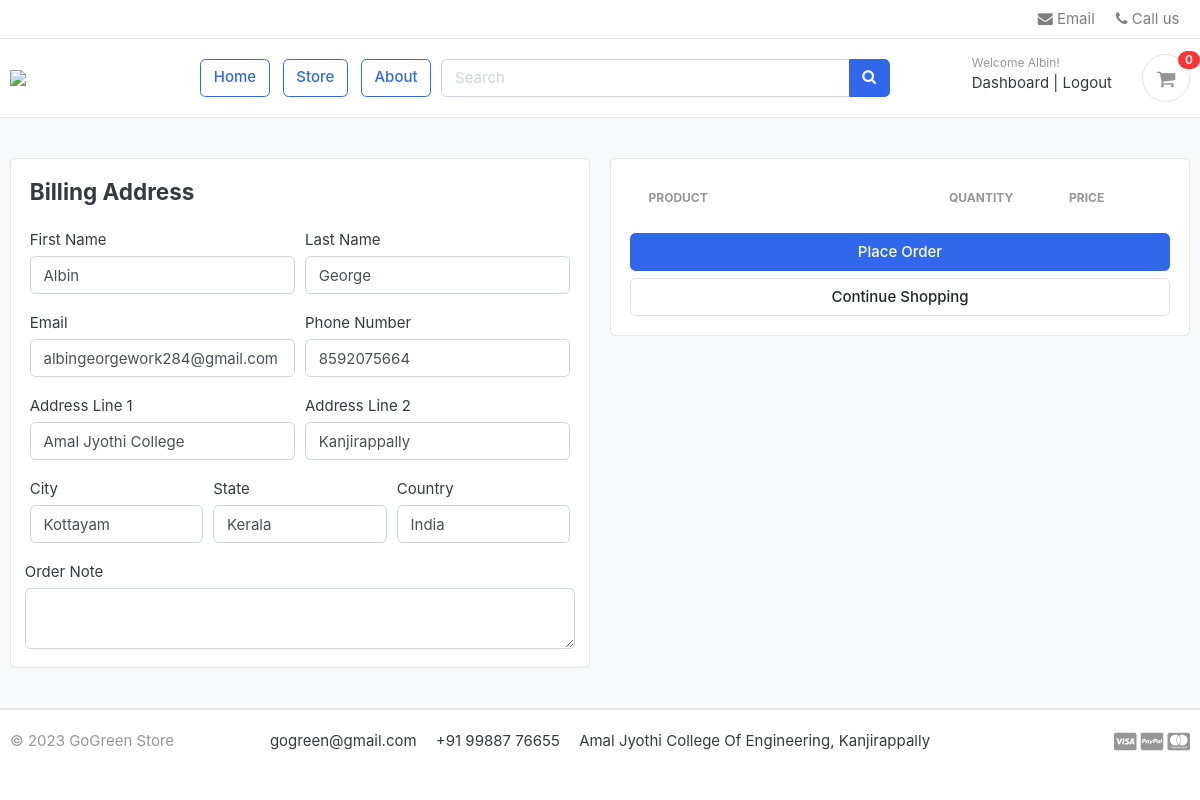
The app's page /cart/checkout/ (signed in) with its own data.
### accounts/models.py (models this page shows, shortened)
class Account(PermissionsMixin,AbstractBaseUser):
    first_name = models.CharField(max_length=50)
    last_name = models.CharField(max_length=50)
    username = models.CharField(max_length=50, unique=True)
    email = models.EmailField(max_length=50, unique=True)
    phone_number = models.CharField(max_length=50)
    date_joined = models.DateTimeField(auto_now_add=True)
    last_login = models.DateTimeField(auto_now_add=True)
    is_admin = models.BooleanField(default=False)
    is_staff = models.BooleanField(default=False)
    is_seller = models.BooleanField(default=False)
    is_active = models.BooleanField(default=False)
    is_superadmin = models.BooleanField(default=False)
    is_superuser = models.BooleanField(default=False)
    USERNAME_FIELD = 'email'
    REQUIRED_FIELDS = ['username', 'first_name', 'last_name']
    objects = MyAccountManager()

class UserProfile(models.Model):
    user = models.OneToOneField(Account, on_delete=models.CASCADE)
    address_line_1 = models.CharField(blank=True, max_length=100)
    address_line_2 = models.CharField(blank=True, max_length=100)
    profile_picture = models.ImageField(blank=True, upload_to='userprofile')
    city = models.CharField(blank=True, max_length=20)
    state = models.CharField(blank=True, max_length=20)
    country = models.CharField(blank=True, max_length=20)

### carts/views.py (the view)
# urls.py: path('checkout/', views.checkout, name='checkout'),
@login_required(login_url='login')
def checkout(request, total=0, quantity=0, cart_items=None):
    try:
        tax = 0
        grand_total = 0
        if request.user.is_authenticated:
            cart_items = CartItem.objects.filter(user=request.user, is_active=True)
        else:
            cart = Cart.objects.get(cart_id=_cart_id(request))
            cart_items = CartItem.objects.filter(cart=cart, is_active=True)
        for cart_item in cart_items:
            total += (cart_item.product.price * cart_item.quantity)
            quantity += cart_item.quantity
        tax = (2 * total) / 100
        grand_total = total + tax
    except ObjectDoesNotExist:
        pass  # just ignore
    address=UserProfile.objects.filter(user_id=request.user.id)
    context = {'total': total, 'quantity': quantity, 'cart_items': cart_items, 'tax': tax, 'grand_total': grand_total,'address':address}
    return render(request, 'store/checkout.html', context)

### carts/context_processors.py (called while the page is built)
def counter(request):
    cart_count = 0
    if 'admin' in request.path:
        return {}
    else:
        try:
            cart = Cart.objects.filter(cart_id=_cart_id(request))
            if request.user.is_authenticated:
                cart_items = CartItem.objects.all().filter(user=request.user)
            else:
                cart_items = CartItem.objects.all().filter(cart=cart[:1])
            for cart_item in cart_items:
                cart_count += cart_item.quantity
        except Cart.DoesNotExist:
            cart_count = 0
    return dict(cart_count=cart_count)

### carts/views.py (called while the page is built)
def _cart_id(request):
    cart = request.session.session_key
    if not cart:
        cart = request.session.create()
    return cart

### category/context_processors.py (called while the page is built)
def menu_links(request):
    links = Category.objects.all()
    return dict(links=links)

### templates/store/checkout.html (shortened to what this page needs)
{% extends 'base.html' %}
{% load static %}
{% block content %}
<section class="section-content padding-y bg">
<div class="container">
<div class="row">
	<aside class="col-lg-6">
<div class="card">
  <div class="card-body">
    <h4 class="card-title mb-4">Billing Address</h4>
    <form action="{% url 'place_order' %}" method="POST">
      <div class="form-row">
        <div class="col form-group">
          <label for="">First Name</label>
          <input type="text"  name="first_name" value="{{ user.first_name }}" class="form-control" required>
        </div>
        <div class="col form-group">
          <label for="">Last Name</label>
          <input type="text" name="last_name" value="{{ user.last_name }}" class="form-control" required>
        </div>
      </div>
      <div class="form-row">
        <div class="col form-group">
          <label for="">Email</label>
          <input type="email" name="email" value="{{ user.email }}" class="form-control" required>
        </div>
        <div class="col form-group">
          <label for="">Phone Number</label>
          <input type="text" name="phone" value="{{ user.phone_number }}" class="form-control" required>
        </div>
      </div>
        {% for i in address %}
      <div class="form-row">
        <div class="col form-group">
          <label for="">Address Line 1</label>
          <input type="text" name="address_line_1" value="{{ i.address_line_1 }}" class="form-control"  required>
        </div>
        <div class="col form-group">
          <label for="">Address Line 2</label>
          <input type="text" name="address_line_2" value="{{ i.address_line_2 }}" class="form-control">
        </div>
      </div>
      <div class="form-row">
        <div class="col form-group">
          <label for="">City</label>
          <input type="text" name="city"  value="{{ i.city }}" class="form-control" required>
        </div>
        <div class="col form-group">
          <label for="">State</label>
          <input type="text" name="state" value="{{ i.state }}" class="form-control" required>
        </div>
        <div class="col form-group">
          <label for="">Country</label>
          <input type="text" name="country"  value="{{ i.country }}"class="form-control" required>
        </div>
        </div>
        <div class="form-row">
          <label for="">Order Note</label>
          <textarea name="order_note" rows="2" class="form-control"></textarea>
        </div>
            {% endfor %}
  </div>
</div>
	</aside>
	<aside class="col-lg-6">
		<div class="card">
		<div class="card-body">
      <table class="table table-borderless table-shopping-cart">
      <thead class="text-muted">
      <tr class="small text-uppercase">
        <th scope="col">Product</th>
        <th scope="col" width="120">Quantity</th>
        <th scope="col" width="120">Price</th>
      </tr>
      </thead>
      </table>
      <button type="submit" name="submit" class="btn btn-primary btn-block">Place Order</button>
			<a href="{% url 'store' %}" class="btn btn-light btn-block">Continue Shopping</a>
		</div>
		</div>
</aside>
</div>
</div>
</section>
{% endblock %}

### templates/includes/navbar.html (shortened to what this page needs)
{% load static %}
<header class="section-header">
    <nav class="navbar p-md-0 navbar-expand-sm navbar-light border-bottom">
        <div class="container">
            <div class="collapse navbar-collapse" id="navbarTop4">
                <ul class="navbar-nav">
                    <li><a href="mailto:projectag28@gmail.com" class="nav-link"> <i class="fa fa-envelope"></i> Email
                    </a></li>
                    <li><a href="tel:+918592075669" class="nav-link"> <i class="fa fa-phone"></i> Call us </a></li>
                </ul>
            </div>
        </div>
    </nav>
    <section class="header-main border-bottom">
        <div class="container">
            <div class="row align-items-center">
                <div class="col-lg-2 col-md-3 col-6">
                    <a href="{% url 'home' %}" class="brand-wrap">
                        <img class="logo" src="{% static './images/logo11.png' %}">
                    </a>
                </div>
                <a href="{% url 'home' %}" class="btn btn-outline-primary">Home</a>
                <a href="{% url 'store' %}" class="btn btn-outline-primary">Store</a>
                <a href="{% url 'about' %}" class="btn btn-outline-primary">About</a>
                 <div class="col-lg  col-md-6 col-sm-12 col">
                    <form action="{% url 'search' %}" class="search" method='GET'>
                        <div class="input-group w-70">
                            <input type="text" class="form-control" style="width:60%;" placeholder="Search"
                                   name="keyword" id="tags" required>
                            <div class="input-group-append">
                                <button class="btn btn-primary" type="submit">
                                    <i class="fa fa-search"></i>
                                </button>
                            </div>
                        </div>
                    </form>
                </div>
                <div class="col-lg-3 col-sm-6 col-8 order-2 order-lg-3">
                    <div class="d-flex justify-content-end mb-3 mb-lg-0">
                        {% if user.id is None %}
                            <div class="widget-header">
                                <small class="title text-muted">Welcome guest!</small>
                                <div>
                                    <a href="{% url 'login' %}">Sign in</a> <span class="dark-transp"> | </span>
                                    <a href="{% url 'register' %}"> Register</a>
                                </div>
                            </div>
                        {% else %}
                            <div class="widget-header">
                                <small class="title text-muted">Welcome {{ user.first_name }}!</small>
                                <div>
                                    <a href="{% url 'dashboard' %}">Dashboard</a> <span class="dark-transp"> | </span>
                                    <a href="{% url 'logout' %}"> Logout</a>
                                </div>
                            </div>
                        {% endif %}
                        <a href="{% url 'cart' %}" class="widget-header pl-3 ml-3">
                            <div class="icon icon-sm rounded-circle border"><i class="fa fa-shopping-cart"></i></div>
                            <span class="badge badge-pill badge-danger notify">{{ cart_count }}</span>
                        </a>
                    </div>
                </div>
            </div>
        </div>
    </section>
</header>

### static/css/ui.css (style rules this page uses)
html { font-family: "Inter", sans-serif; font-size: 15px; }
.icon-xs, .icon-sm, .icon-md, .icon-lg { display: inline-block; text-align: center; flex-shrink: 0; flex-grow: 0; }
.icon-sm { width: 48px; height: 48px; line-height: 48px !important; font-size: 20px; }
.padding-y { padding-top: 40px; padding-bottom: 40px; }
article:after, .form-group:after { display: block; clear: both; content: ""; }
.bg { background-color: #f8f9fa; }
.header-main { position: relative; padding-top: 1rem; padding-bottom: 1rem; }
.brand-wrap .logo, .navbar-brand .logo { margin-right: 7px; max-height: 42px; display: inline-block; }
.widget-header { display: inline-block; vertical-align: middle; position: relative; }
.widget-header a { color: #343a40; }
.widget-header i { color: #969696; }
.widget-header .title { display: block; }
.widget-header .notify { position: absolute; top: -3px; right: -10px; }
.btn-light { background-color: #fff; border-color: #e4e4e4; }
.notify { position: absolute; top: -4px; right: -10px; display: inline-block; padding: 0.25em 0.6em; font-size: 12px; line-height: 1; text-align: center; border-radius: 3rem; color: #fff; background-color: #fa3434; }
.table-shopping-cart.table td, .table-shopping-cart.table th { padding-left: 1.25rem; padding-right: 1.25rem; }

### records on screen
Account: first_name "Albin", last_name "George", email "albingeorgework284@gmail.com", phone "8592075664"
UserProfile: address_line_1 "Amal Jyothi College", address_line_2 "Kanjirappally", city "Kottayam", state "Kerala", country "India"

### other values on screen
{{ cart_count }} "0"
